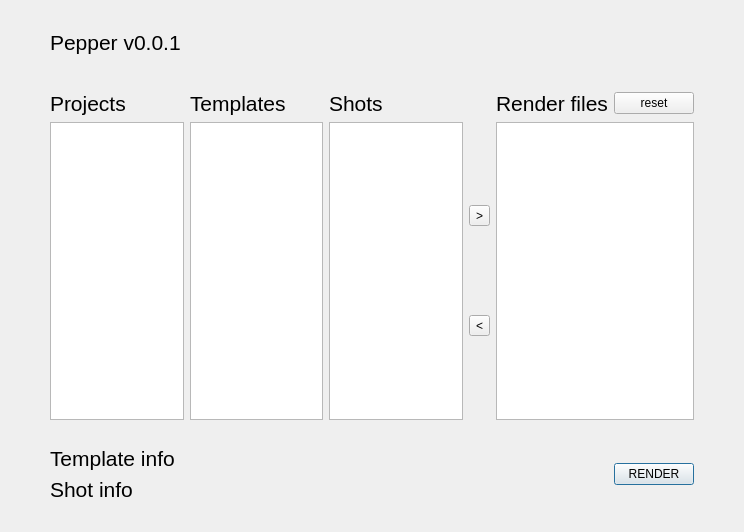
<?xml version="1.0" encoding="UTF-8"?>
<ui version="4.0">
 <class>Dialog</class>
 <widget class="QDialog" name="Dialog">
  <property name="geometry">
   <rect>
    <x>0</x>
    <y>0</y>
    <width>744</width>
    <height>532</height>
   </rect>
  </property>
  <property name="windowTitle">
   <string>Dialog</string>
  </property>
  <layout class="QGridLayout" name="gridLayout_2">
   <property name="leftMargin">
    <number>50</number>
   </property>
   <property name="topMargin">
    <number>30</number>
   </property>
   <property name="rightMargin">
    <number>50</number>
   </property>
   <property name="bottomMargin">
    <number>30</number>
   </property>
   <item row="2" column="0">
    <layout class="QHBoxLayout" name="horizontalLayout">
     <item>
      <layout class="QVBoxLayout" name="verticalLayout_3">
       <item>
        <widget class="QLabel" name="template_info">
         <property name="font">
          <font>
           <pointsize>16</pointsize>
          </font>
         </property>
         <property name="text">
          <string>Template info</string>
         </property>
        </widget>
       </item>
       <item>
        <widget class="QLabel" name="shot_info">
         <property name="font">
          <font>
           <pointsize>16</pointsize>
          </font>
         </property>
         <property name="text">
          <string>Shot info</string>
         </property>
        </widget>
       </item>
      </layout>
     </item>
     <item>
      <spacer name="horizontalSpacer">
       <property name="orientation">
        <enum>Qt::Horizontal</enum>
       </property>
       <property name="sizeType">
        <enum>QSizePolicy::Fixed</enum>
       </property>
       <property name="sizeHint" stdset="0">
        <size>
         <width>40</width>
         <height>20</height>
        </size>
       </property>
      </spacer>
     </item>
     <item>
      <widget class="QPushButton" name="render_btn">
       <property name="sizePolicy">
        <sizepolicy hsizetype="Fixed" vsizetype="Fixed">
         <horstretch>0</horstretch>
         <verstretch>0</verstretch>
        </sizepolicy>
       </property>
       <property name="minimumSize">
        <size>
         <width>0</width>
         <height>0</height>
        </size>
       </property>
       <property name="text">
        <string>RENDER</string>
       </property>
      </widget>
     </item>
    </layout>
   </item>
   <item row="0" column="0">
    <layout class="QVBoxLayout" name="verticalLayout_2">
     <item>
      <widget class="QLabel" name="label_3">
       <property name="font">
        <font>
         <pointsize>16</pointsize>
        </font>
       </property>
       <property name="text">
        <string>Pepper v0.0.1</string>
       </property>
      </widget>
     </item>
     <item>
      <layout class="QGridLayout" name="gridLayout_3">
       <item row="1" column="0">
        <widget class="QLabel" name="label">
         <property name="font">
          <font>
           <pointsize>16</pointsize>
          </font>
         </property>
         <property name="text">
          <string>Projects</string>
         </property>
        </widget>
       </item>
       <item row="2" column="0">
        <widget class="QListView" name="lv_proj"/>
       </item>
       <item row="1" column="5">
        <layout class="QHBoxLayout" name="horizontalLayout_2">
         <item>
          <widget class="QLabel" name="label_5">
           <property name="font">
            <font>
             <pointsize>16</pointsize>
            </font>
           </property>
           <property name="text">
            <string>Render files</string>
           </property>
          </widget>
         </item>
         <item>
          <widget class="QPushButton" name="reset_btn">
           <property name="text">
            <string>reset</string>
           </property>
          </widget>
         </item>
        </layout>
       </item>
       <item row="1" column="2">
        <widget class="QLabel" name="label_4">
         <property name="font">
          <font>
           <pointsize>16</pointsize>
          </font>
         </property>
         <property name="text">
          <string>Shots</string>
         </property>
        </widget>
       </item>
       <item row="2" column="3">
        <layout class="QVBoxLayout" name="verticalLayout_4">
         <item>
          <widget class="QToolButton" name="append_btn">
           <property name="text">
            <string>&gt;</string>
           </property>
          </widget>
         </item>
         <item>
          <widget class="QToolButton" name="del_btn">
           <property name="text">
            <string>&lt;</string>
           </property>
          </widget>
         </item>
        </layout>
       </item>
       <item row="1" column="1">
        <widget class="QLabel" name="label_2">
         <property name="font">
          <font>
           <pointsize>16</pointsize>
          </font>
         </property>
         <property name="text">
          <string>Templates</string>
         </property>
        </widget>
       </item>
       <item row="2" column="1">
        <widget class="QListView" name="lv_temp"/>
       </item>
       <item row="2" column="2">
        <widget class="QListView" name="lv_shot">
         <property name="selectionMode">
          <enum>QAbstractItemView::ExtendedSelection</enum>
         </property>
        </widget>
       </item>
       <item row="0" column="0">
        <spacer name="verticalSpacer">
         <property name="orientation">
          <enum>Qt::Vertical</enum>
         </property>
         <property name="sizeType">
          <enum>QSizePolicy::Fixed</enum>
         </property>
         <property name="sizeHint" stdset="0">
          <size>
           <width>50</width>
           <height>30</height>
          </size>
         </property>
        </spacer>
       </item>
       <item row="2" column="5">
        <widget class="QListView" name="lv_render">
         <property name="selectionMode">
          <enum>QAbstractItemView::ExtendedSelection</enum>
         </property>
        </widget>
       </item>
      </layout>
     </item>
    </layout>
   </item>
   <item row="1" column="0">
    <spacer name="verticalSpacer_2">
     <property name="orientation">
      <enum>Qt::Vertical</enum>
     </property>
     <property name="sizeType">
      <enum>QSizePolicy::Fixed</enum>
     </property>
     <property name="sizeHint" stdset="0">
      <size>
       <width>20</width>
       <height>20</height>
      </size>
     </property>
    </spacer>
   </item>
  </layout>
 </widget>
 <resources/>
 <connections/>
</ui>
